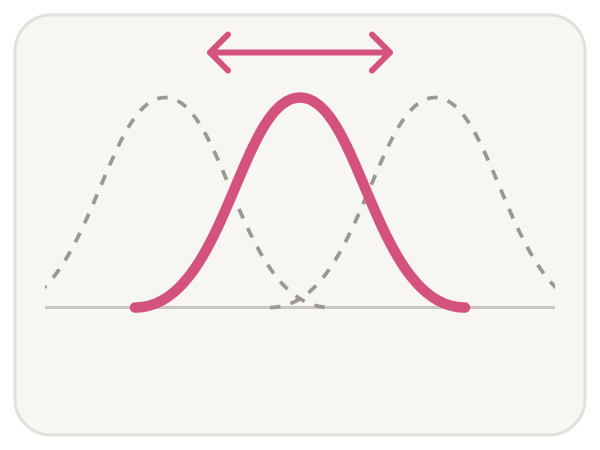
#> input picture gui/assets/effects/_originals/autowah.png, 1200 x 900 px, given in place of fuzz.png, which was not available (shown at 1/2 size)
$ python make_icons.py ../../../../gui/assets/effects/_originals ../../../../gui/assets/effects/_originals/boost.png
#> lines starting #> are read from the running program, lines starting #| are printed output that depends on the picture; pictures that were not available may be replaced by others from this repository, and a replacement may not be noted
# użycie: python make_icons.py <folder z PNG z qt-gui gui/assets/effects> <podgląd.png> > ../icons.h
# PNG pedałów z Qt -> ikonki 2 bit/piksel (4 kolory z własnej palety każdej grafiki)
import sys
from PIL import Image
import numpy as np

src, out_preview = sys.argv[1], sys.argv[2]
names = ["fuzz","tremolo","noisegate","rat","tubescreamer","delay","compressor",
         "vibrato","flanger","phaser","autowah","equalizer","boost"]
W, H = 40, 48
icons = []
for n in names:
    im = Image.open(f"{src}/{n}.png").convert("RGBA")
    bg = Image.new("RGBA", im.size, (42, 42, 42, 255))
    im = Image.alpha_composite(bg, im).convert("RGB")
#> im is the input picture: PIL image 1200x900 RGB; mean R, G, B 245.6, 241, 238.6
    w, h = im.size
#> w = 1200; h = 900
    # obrazek między gałkami a footswitchem
    art = im.crop((int(w*0.10), int(h*0.24), int(w*0.90), int(h*0.78)))
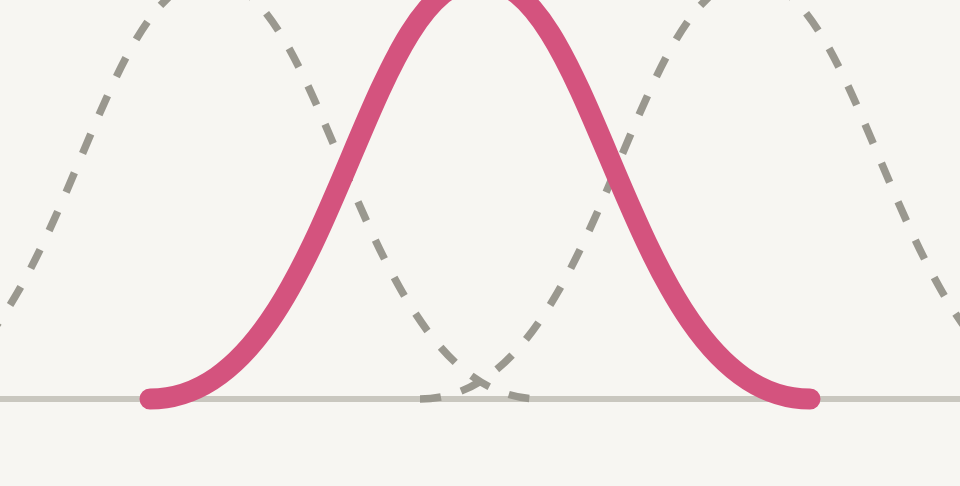
#> art: PIL image 960x486 RGB; mean R, G, B 243.6, 236.6, 234.7
    art = art.resize((W, H), Image.LANCZOS)
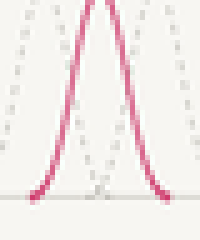
#> art: PIL image 40x48 RGB (shown 5 times larger); mean R, G, B 243.7, 236.5, 234.7
    q = art.quantize(colors=4, method=Image.MAXCOVERAGE, kmeans=8, dither=Image.NONE)
    pal = np.array(q.getpalette()[:12]).reshape(4, 3)
#> pal = [[216, 105, 142], [247, 246, 242], [226, 150, 173], [226, 215, 214]]
    idx = np.array(q)
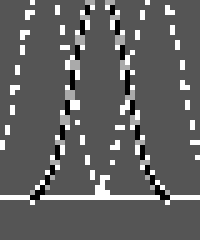
#> idx: shape (48, 40) (shown 5 times larger); min 0, max 3, mean 1.16; drawn with min black and max white
    icons.append((n, idx, pal))
#> pass 2 of the loop `for n in names:`:
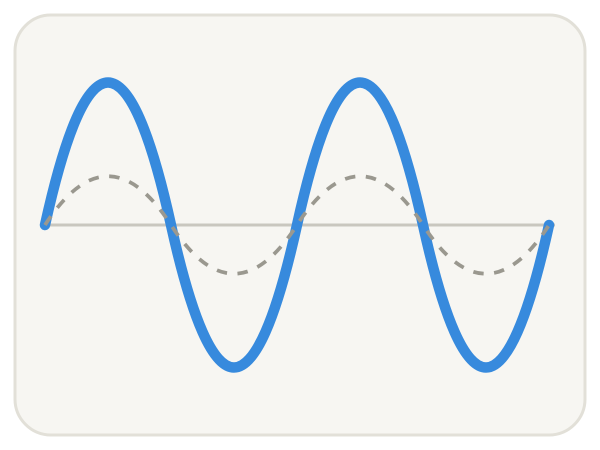
#> input picture gui/assets/effects/_originals/boost.png, 1200 x 900 px, given in place of tremolo.png, which was not available (shown at 1/2 size)
#> im: PIL image 1200x900 RGBA
#> im is the input picture: PIL image 1200x900 RGB; mean R, G, B 237.2, 240.5, 241.1
#> `q = art.quantize(colors=4, method=Image.MAXCOVERAGE, kmeans=8, dither=..`:
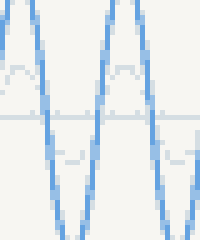
#> q: PIL image 40x48 P (shown 5 times larger); mean R, G, B 228.9, 235.3, 238.9
#> pal = [[101, 163, 225], [247, 246, 242], [213, 222, 227], [151, 191, 230]]
#> `idx = np.array(q)`:
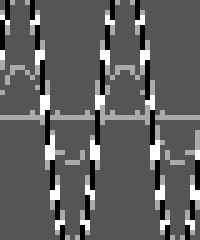
#> idx: shape (48, 40) (shown 5 times larger); min 0, max 3, mean 1.12; drawn with min black and max white
#> (the run stopped early here; a loop or call above may not have finished)
